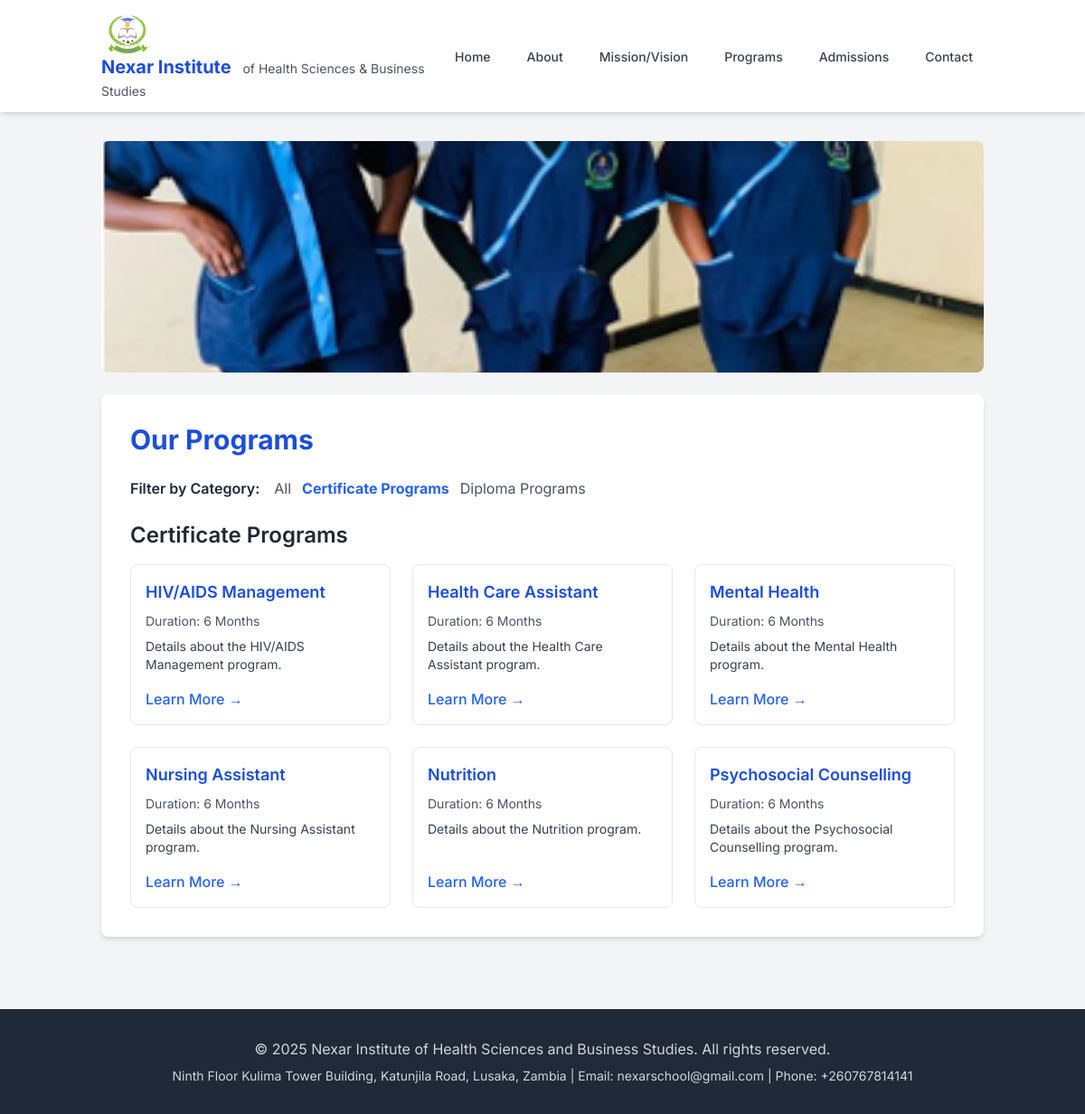
The page /programs/category/certificate-programs/ on the database its author committed.
### programs/models.py (models this page shows, shortened)
class ProgramCategory(models.Model):
    name = models.CharField(max_length=100, unique=True)
    slug = models.SlugField(max_length=110, unique=True, help_text="URL-friendly version of the name")
    class Meta:
        verbose_name_plural = "Program Categories"
        ordering = ['name']

class Program(models.Model):
    category = models.ForeignKey(ProgramCategory, on_delete=models.PROTECT, related_name='programs')
    title = models.CharField(max_length=200)
    slug = models.SlugField(max_length=210, unique=True, help_text="URL-friendly version of the title")
    description = models.TextField(blank=True, help_text="Detailed description of the program.")
    duration = models.CharField(max_length=100, help_text="e.g., 3 Years, 6 Months")
    is_active = models.BooleanField(default=True, help_text="Is this program currently offered?")
    created_at = models.DateTimeField(auto_now_add=True)
    updated_at = models.DateTimeField(auto_now=True)
    class Meta:
        ordering = ['category', 'title']
    def get_absolute_url(self):
        return reverse('programs:program_detail', kwargs={'category_slug': self.category.slug, 'program_slug': self.slug})

### programs/views.py (the view, shortened to what this page needs)
# urls.py: path('', ProgramListView.as_view(), name='program_list'),
class ProgramListView(ListView):
    model = Program
    template_name = 'programs/program_list.html'
    context_object_name = 'programs'
    def get_queryset(self):
        queryset = Program.objects.filter(is_active=True).select_related('category')
        category_slug = self.kwargs.get('category_slug')
        if category_slug:
            category = get_object_or_404(ProgramCategory, slug=category_slug)
            queryset = queryset.filter(category=category)
            self.category = category # Store category for context
        else:
            self.category = None
        return queryset
    def get_context_data(self, **kwargs):
        context = super().get_context_data(**kwargs)
        context['page_title'] = 'Our Programs'
        context['categories'] = ProgramCategory.objects.all()
        context['current_category'] = self.category
        if not Program.objects.exists():
             self._create_initial_programs()
        return context

### templates/programs/program_list.html (shortened to what this page needs)
{% extends "base.html" %}
{% load cms_tags %}
{% load static %}
{% block content %}
<img src="{% static 'images/programs.png' %}"
     alt="Programs Banner" class="w-full h-48 sm:h-64 object-cover rounded-lg mb-6"
     onerror="this.onerror=null; this.src='https://placehold.co/1200x300/cccccc/666666?text=Programs+Banner+Not+Found';">
<div class="bg-white p-6 sm:p-8 rounded-lg shadow-md">
    <h1 class="text-2xl sm:text-3xl font-bold text-blue-700 mb-6">{{ page_title }}</h1>
    <div class="mb-6 flex flex-wrap items-center gap-x-4 gap-y-2">
        <span class="font-semibold shrink-0">Filter by Category:</span>
        <div class="flex flex-wrap gap-x-3 gap-y-1">
            <a href="{% url 'programs:program_list' %}" class="{% if not current_category %}font-bold text-blue-600{% else %}text-gray-600 hover:text-blue-600{% endif %}">All</a>
            {% for category in categories %}
                <a href="{% url 'programs:program_list_by_category' category.slug %}"
                   class="{% if current_category == category %}font-bold text-blue-600{% else %}text-gray-600 hover:text-blue-600{% endif %}">
                    {{ category.name }}
                </a>
            {% endfor %}
        </div>
    </div>
    {% if current_category %}
        <h2 class="text-xl sm:text-2xl font-semibold text-gray-800 mb-4">{{ current_category.name }}</h2>
    {% endif %}
    {% regroup programs by category as programs_by_category %}
    {% for group in programs_by_category %}
        <div class="grid grid-cols-1 sm:grid-cols-2 lg:grid-cols-3 gap-6">
            {% for program in group.list %}
                <div class="border border-gray-200 rounded-lg p-4 hover:shadow-lg transition duration-200 flex flex-col">
                    <h3 class="text-lg font-semibold text-blue-700 mb-2">{{ program.title }}</h3>
                    <p class="text-sm text-gray-600 mb-2">Duration: {{ program.duration }}</p>
                    <p class="text-gray-700 mb-4 text-sm flex-grow">
                         {{ program.description|truncatewords:20 }}
                    </p>
                    <a href="{{ program.get_absolute_url }}" class="text-blue-600 hover:underline font-medium self-start mt-auto">Learn More →</a>
                </div>
            {% empty %}
                 <p class="text-gray-600 sm:col-span-2 lg:col-span-3">No programs found {% if current_category %} in this category{% endif %}.</p>
            {% endfor %}
        </div>
     {% empty %}
        <p class="text-gray-600">No programs are currently listed.</p>
     {% endfor %}
</div>
{% endblock %}

### templates/base.html (style rules this page uses)
body { font-family: 'Inter', sans-serif; }

### rows shown on the page
ProgramCategory: name "Certificate Programs"
ProgramCategory: name "Diploma Programs"
Program: title "HIV/AIDS Management", duration "6 Months", description "Details about the HIV/AIDS Management program."
Program: title "Health Care Assistant", duration "6 Months", description "Details about the Health Care Assistant program."
Program: title "Mental Health", duration "6 Months", description "Details about the Mental Health program."
Program: title "Nursing Assistant", duration "6 Months", description "Details about the Nursing Assistant program."
Program: title "Nutrition", duration "6 Months", description "Details about the Nutrition program."
Program: title "Psychosocial Counselling", duration "6 Months", description "Details about the Psychosocial Counselling program."

### other values the page prints
{{ page_title }} "Our Programs"
